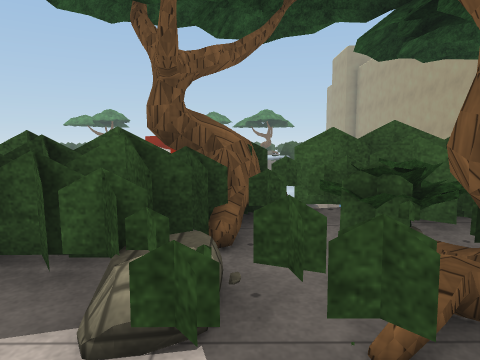
[1] (above)

16 first-person views from a walk through a scene from a Unity 3-D project. The camera is 1.4 m above the floor, tilts 6° down and sees 70° across. The floor is counted in squares, 1 m on a side. Each view is taken from the middle of a square. On the plan, view 1 faces up. The plan holds only what a view shows up to about 15 squares ahead; the rest is blank. The place goes on beyond the plan. Surface patterns are stand-ins for the level's own textures.

[2]
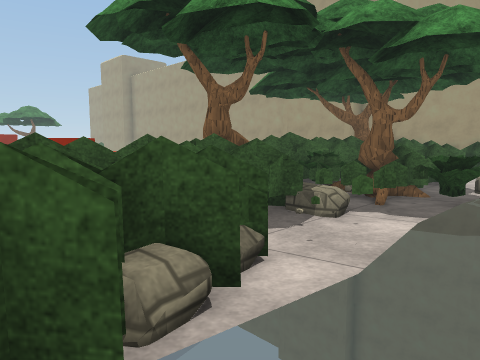

[3]
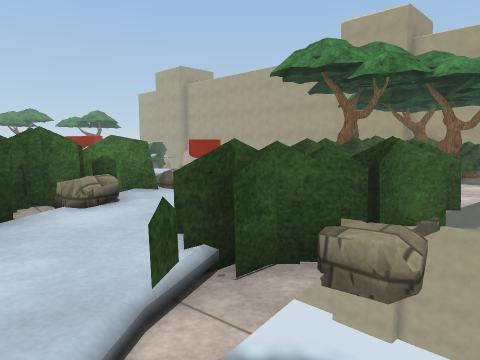

[4]
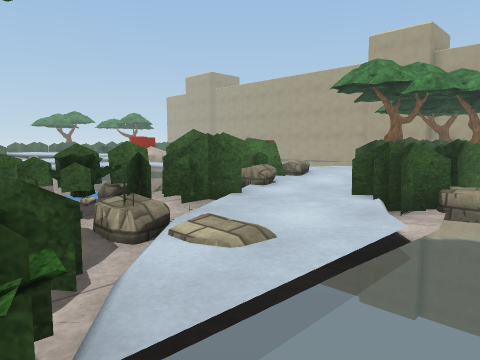

[5]
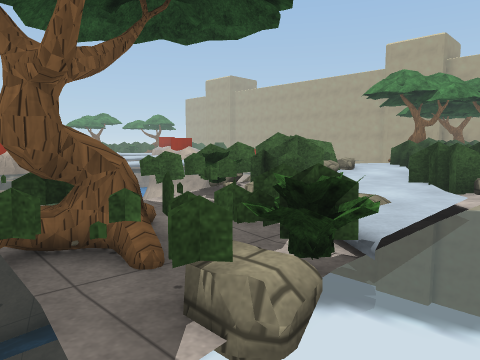

[6]
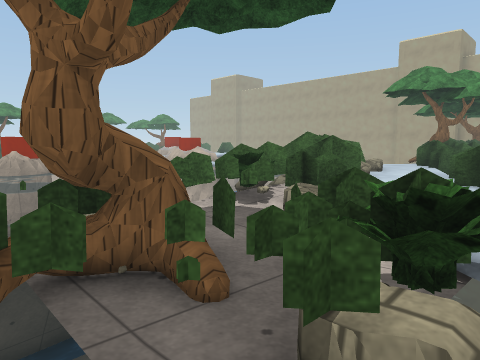

[7]
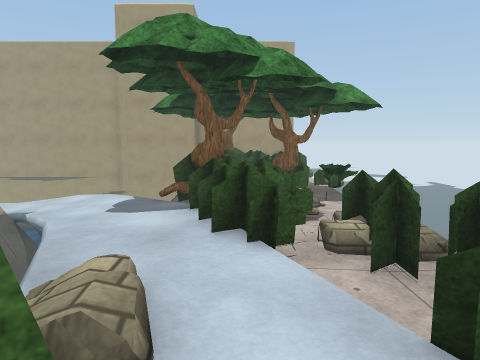

[8]
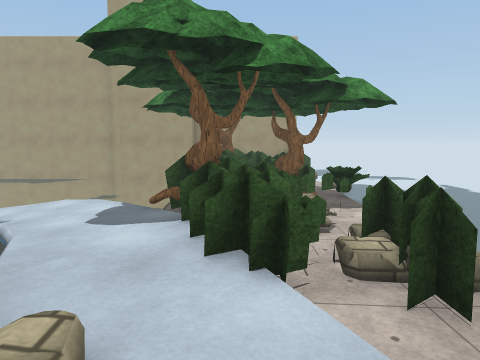

[9]
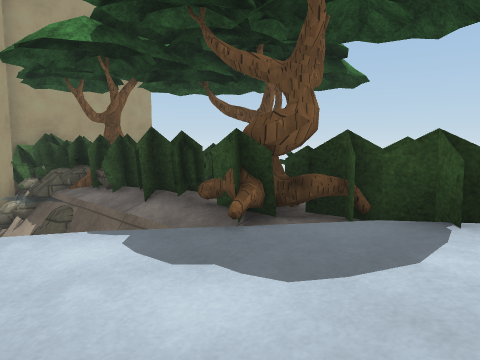

[10]
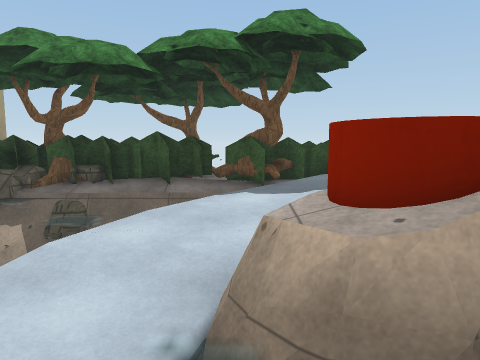

[11]
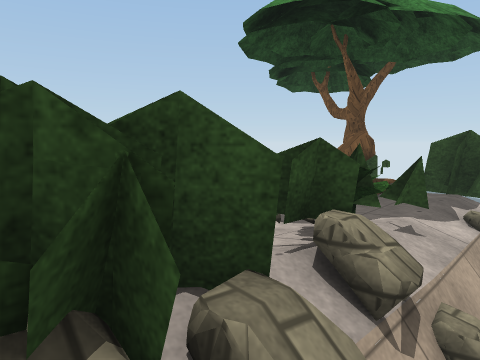

[12]
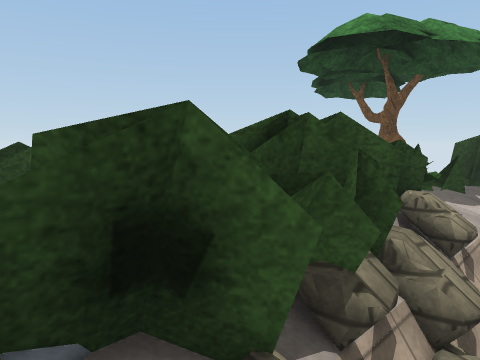

[13]
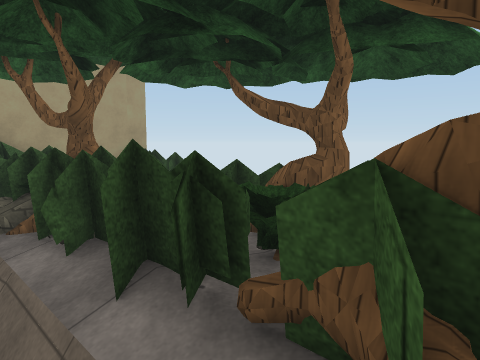

[14]
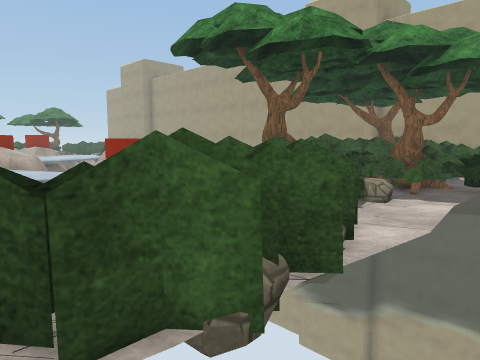

[15]
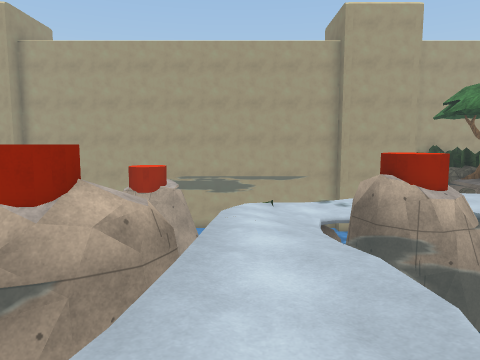

[16]
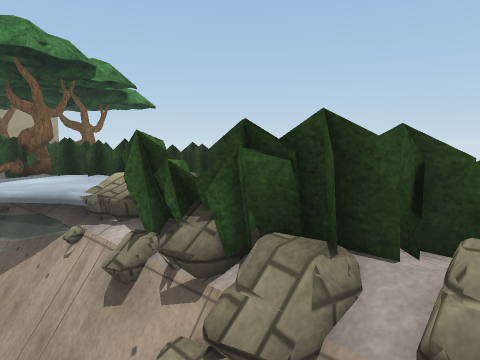

### Floor plan
Key: @ floor where view 1 was taken; # wall or solid block; x gap in a wall; . main floor; : floor 0.25 m higher than the main floor; + floor 0.5 m higher than the main floor; * floor 0.75 m higher than the main floor; / step, stairs or slope; = window, fence, low wall or low ledge; ^ raised ledge; v drop or lower ground; C cylinder; O other object.
Columns run from 19 left of view 1 to 6 right of it. Each row starts with its distance up from view 1.
 20                       CCC
 19              =CC      .C/
 18               ^^=
 17            +///= ..
 16          + +::::......
 15            +::::.......
 14            ///:........
 13                  #=....
 12                 =CC=...
 11                 .##=...
 10                   .....
  9                . .....
  8       .        .::::/.
  7          . . ./++::/.  ...
  6  ..##.O#####=+++++//##=/#=
  5 ##===####=##*++==#########
  4  ##:==#=#+++++===##==^##
  3 =##====+++++ =#==##:=####
  2  ====//++=x=#####::=##=###
  1  =vx/+++=#=/=#====:===:==:
  0 ..=#......O    ... @   =
 -1 .  .   .   . .

Positions as (right, up) in squares from view 1, and headings:
1: (0, 0), facing up
2: (-6, -1), facing up-right
3: (-12, -1), facing up-right
4: (-16, -1), facing up-right
5: (-19, -1), facing up-right
6: (-19, 0), facing up-right
7: (-10, 4), facing right
8: (-9, 4), facing right
9: (-4, 9), facing down-right
10: (0, 15), facing down
11: (-10, 7), facing down-left
12: (-8, 7), facing down-left
13: (-1, 7), facing down-right
14: (-8, -1), facing up-right
15: (-10, 16), facing right
16: (-13, 8), facing down-right
